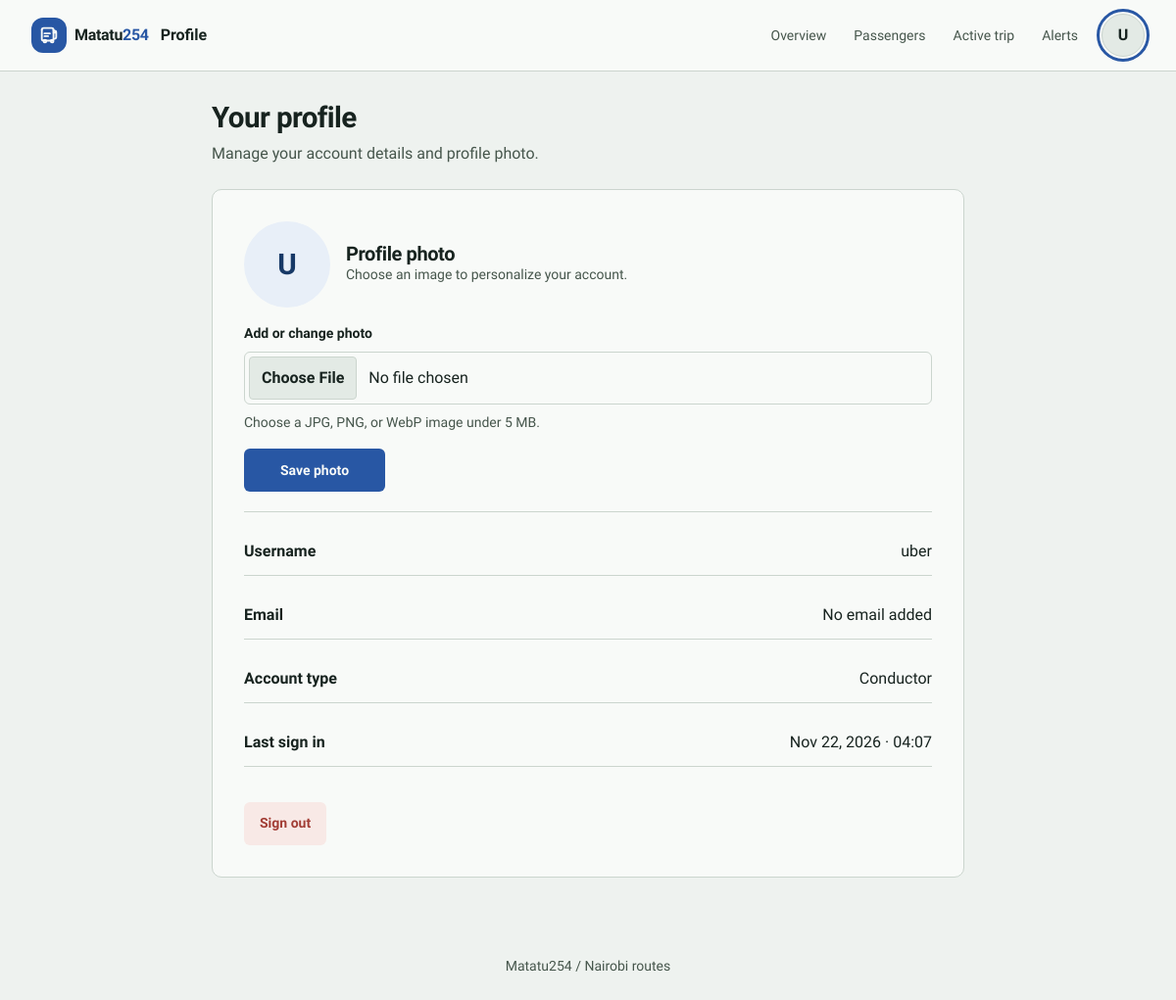
The app's page /accounts/profile/ (signed in), older data.
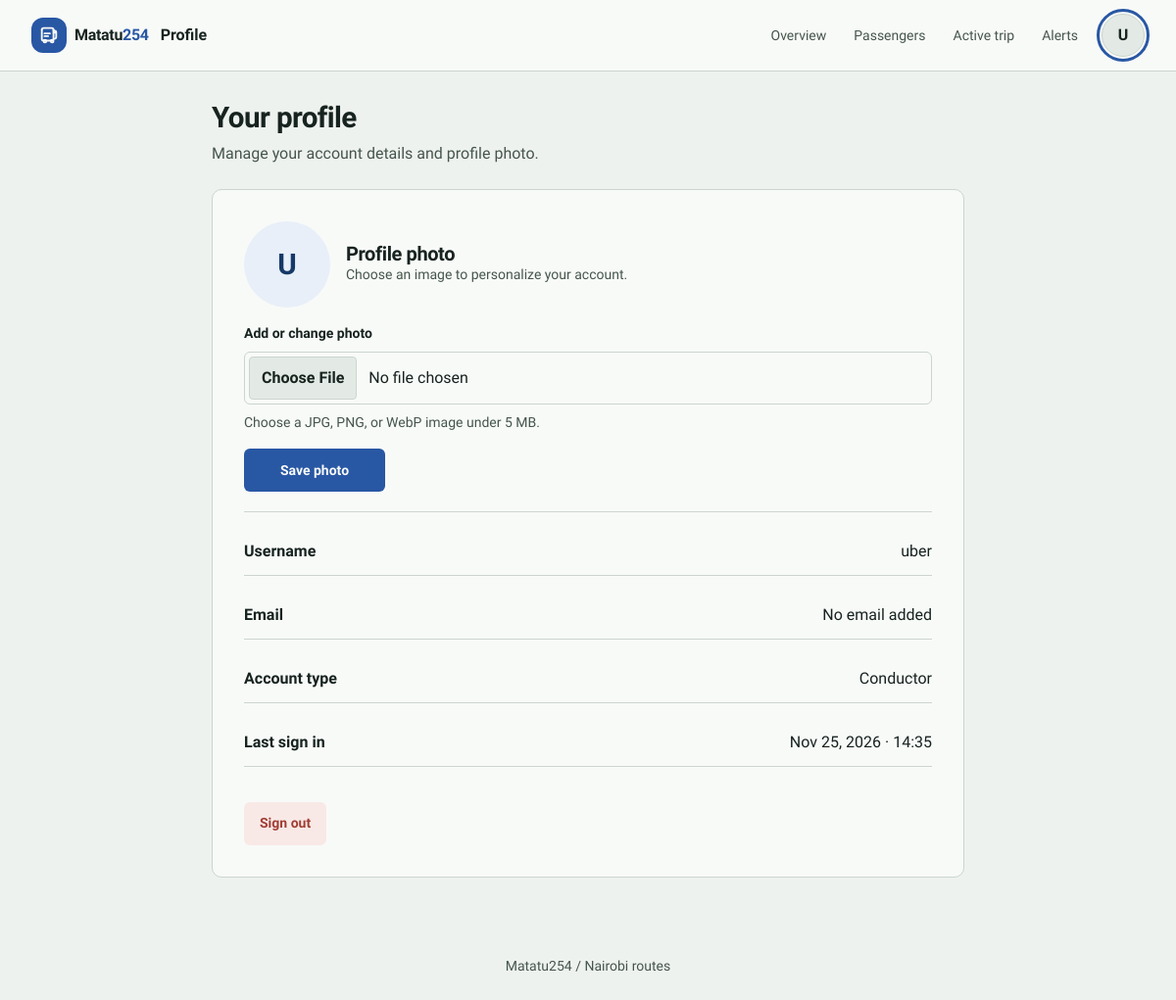
The same page, newer data.
### accounts/models.py (models this page shows, shortened)
class User(AbstractUser):
  PASSANGER = 'PASSANGER'
  CONDUCTOR = 'CONDUCTOR'
  ADMIN = 'ADMIN'
  ROLE_CHOICES = [
    (PASSANGER, 'Passenger'),
    (CONDUCTOR, 'Conductor'),
    (ADMIN, 'Admin')
  ]
  phone_number = models.CharField(max_length=15, unique=True, blank=True, null=True)
  profile_image = models.ImageField(upload_to='profile_images/%Y/%m/', blank=True)
  role = models.CharField(max_length=20, choices=ROLE_CHOICES, default=PASSANGER)
  matatu = models.ForeignKey(
    'fleet.Matatu',
    on_delete=models.SET_NULL,
    null=True,
    blank=True,
    related_name='conductor',
    help_text='Matatu assigned to this conductor (1:1 per MVP)'
  )
  created_at = models.DateTimeField(auto_now_add=True)
  updated_at = models.DateTimeField(auto_now=True)

### accounts/views.py (the view)
# urls.py: path('profile/', views.profile, name='profile'),
@login_required
def profile(request):
  old_image = request.user.profile_image
  if request.method == 'POST':
    form = ProfileImageForm(request.POST, request.FILES, instance=request.user)
    if form.is_valid():
      user = form.save()
      if old_image and old_image.name != user.profile_image.name:
        old_image.delete(save=False)
      messages.success(request, 'Your profile photo was updated.')
      return redirect('accounts:profile')
  else:
    form = ProfileImageForm(instance=request.user)
  return render(request, "accounts/profile.html", {'form': form})

### accounts/forms.py (shortened to what this page needs)
class ProfileImageForm(forms.ModelForm):
    class Meta:
        model = User
        fields = ('profile_image',)
        widgets = {
            'profile_image': ClearableFileInput(attrs={
                'accept': 'image/jpeg,image/png,image/webp',
                'class': 'profile-image-input',
            }),
        }

### templates/accounts/profile.html (shortened to what this page needs)
{% extends 'base.html' %}
{% block app_title %}Profile{% endblock %}
{% block content %}
<section class="page-shell profile-page">
  <header class="page-heading"><div><h1>Your profile</h1><p>Manage your account details and profile photo.</p></div></header>
  <div class="surface surface-pad profile-card">
    <form class="profile-photo-form" method="post" enctype="multipart/form-data">
      <div class="profile-photo-preview">
        {% if user.profile_image %}
          <img class="profile-avatar profile-avatar-large" src="{{ user.profile_image.url }}" alt="Profile photo for {{ user.username }}" width="88" height="88">
        {% else %}
          <span class="profile-avatar profile-avatar-large profile-avatar-fallback" aria-hidden="true">{{ user.first_name|default:user.username|slice:":1"|upper }}</span>
        {% endif %}
        <div><h2>Profile photo</h2><p>Choose an image to personalize your account.</p></div>
      </div>
      <div class="profile-image-field">
        <label for="{{ form.profile_image.id_for_label }}">Add or change photo</label>
        {{ form.profile_image }}
        <p class="field-help">{% if user.profile_image %}Choose JPG, PNG, or WebP under 5 MB. Select the clear option to remove your current photo.{% else %}Choose a JPG, PNG, or WebP image under 5 MB.{% endif %}</p>
      </div>
      <button class="btn btn-primary" type="submit">Save photo</button>
    </form>
    <div class="profile-row"><strong>Username</strong><span>{{ user.username }}</span></div>
    <div class="profile-row"><strong>Email</strong><span>{{ user.email|default:'No email added' }}</span></div>
    <div class="profile-row"><strong>Account type</strong><span>{{ user.get_role_display|default:user.role|title }}</span></div>
    <div class="profile-row"><strong>Last sign in</strong><span>{% if user.last_login %}{{ user.last_login|date:'M j, Y · H:i' }}{% else %}This is your first sign in{% endif %}</span></div>
    <div class="btn-row">
      <a class="btn btn-danger" href="{% url 'accounts:logout' %}">Sign out</a>
    </div>
  </div>
</section>
{% endblock %}

### templates/base.html (shortened to what this page needs)
<!DOCTYPE html>
<html lang="en" data-theme-mode="light">
<head>
  {% load static %}
  <link rel="stylesheet" href="{% static 'css/tokens.css' %}?v=20261125b">
  <link rel="stylesheet" href="{% static 'css/app.css' %}?v=20261125b">
</head>
<body{% if user.is_authenticated %} class="app-user{% if user.role == 'PASSANGER' %} narrow-shell{% endif %}{% if user.role == 'CONDUCTOR' %} app-conductor{% endif %}"{% endif %}>
  <header class="site-header">
    <div class="site-header-inner">
      <a class="app-brand" href="{% if user.is_authenticated and user.role == 'CONDUCTOR' %}{% url 'conductor:dashboard' %}{% elif user.is_authenticated and user.role == 'ADMIN' %}{% url 'management:dashboard' %}{% elif user.is_authenticated %}{% url 'core:dashboard' %}{% else %}{% url 'core:home' %}{% endif %}" aria-label="Matatu254 home">
        <span class="brand-mark" aria-hidden="true">
        </span>
        <span>Matatu<span class="brand-accent">254</span></span>
      </a>
      <p class="app-title">{% block app_title %}{{ request.resolver_match.url_name|default:'Matatu254'|title }}{% endblock %}</p>
      {% if user.is_authenticated %}
        {% if user.role == 'ADMIN' %}
        <nav class="top-nav" aria-label="Management">
          <a href="{% url 'management:dashboard' %}"{% if request.resolver_match.namespace == 'management' and request.resolver_match.url_name == 'dashboard' %} aria-current="page"{% endif %}>Overview</a>
          <a href="{% url 'management:matatu-list' %}"{% if request.resolver_match.url_name|slice:":6" == 'matatu' %} aria-current="page"{% endif %}>Matatus</a>
          <a href="{% url 'management:route-list' %}"{% if request.resolver_match.url_name|slice:":5" == 'route' or request.resolver_match.url_name|slice:":5" == 'stage' %} aria-current="page"{% endif %}>Routes</a>
          <a href="{% url 'management:trip-list' %}"{% if request.resolver_match.url_name|slice:":4" == 'trip' %} aria-current="page"{% endif %}>Trips</a>
          <a href="{% url 'management:system-config' %}"{% if request.resolver_match.url_name|slice:":13" == 'system-config' %} aria-current="page"{% endif %}>Settings</a>
        </nav>
        {% elif user.role == 'CONDUCTOR' %}
        <nav class="top-nav" aria-label="Crew">
          <a href="{% url 'conductor:dashboard' %}"{% if request.resolver_match.namespace == 'conductor' and request.resolver_match.url_name == 'dashboard' %} aria-current="page"{% endif %}>Overview</a>
          <a href="{% url 'conductor:passengers' %}"{% if request.resolver_match.namespace == 'conductor' and request.resolver_match.url_name == 'passengers' %} aria-current="page"{% endif %}>Passengers</a>
          <a href="{% if trip %}{% url 'conductor:trip-detail' trip.pk %}{% elif active_trip %}{% url 'conductor:trip-detail' active_trip.pk %}{% else %}{% url 'conductor:dashboard' %}{% endif %}">Active trip</a>
          <a href="{% url 'conductor:notifications' %}"{% if request.resolver_match.url_name == 'notifications' %} aria-current="page"{% endif %}>Alerts</a>
        </nav>
        {% endif %}
        <a class="header-profile" href="{% url 'accounts:profile' %}" aria-label="Open profile for {{ user.username }}"{% if request.resolver_match.namespace == 'accounts' and request.resolver_match.url_name == 'profile' %} aria-current="page"{% endif %}>
          {% if user.profile_image %}
            <img src="{{ user.profile_image.url }}" alt="" width="40" height="40">
          {% else %}
            <span aria-hidden="true">{{ user.first_name|default:user.username|slice:":1"|upper }}</span>
          {% endif %}
        </a>
      {% else %}
        <a class="header-action" href="{% url 'accounts:login' %}">Sign in</a>
      {% endif %}
    </div>
  </header>
  <main class="main" id="main-content">{% block content %}{% endblock %}</main>
  <footer>Matatu254 <span aria-hidden="true">/</span> Nairobi routes</footer>
</body>
</html>

Row changes from the older to the newer data that the page shows:
changed User "uber": last_login "Nov 22, 2026 · 04:07" → "Nov 25, 2026 · 14:35"
